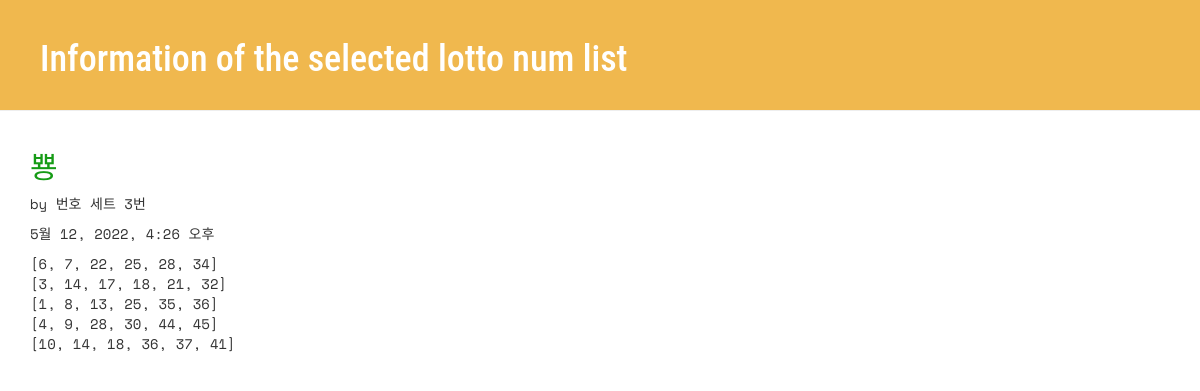
/lotto/4/detail/, run on the app's committed database.
### lotto/models.py (models this page shows, shortened)
class GuessNumbers(models.Model):
    name = models.CharField(max_length=24) # 로또 번호 리스트의 이름
    text = models.CharField(max_length=255) # 로또 번호 리스트에 대한 설명
    lottos = models.CharField(max_length=255, default='[1, 2, 3, 4, 5, 6]') # 로또 번호들이 담길 str
    num_lotto = models.IntegerField(default=5) # 6개 번호 set의 갯수
    update_date = models.DateTimeField()

### lotto/views.py (the view)
# urls.py: path('lotto/<int:lottokey>/detail/', views.detail, name='detail'),
def detail(request, lottokey):
    lotto = GuessNumbers.objects.get(pk=lottokey)  # pk자리에 id써도 똑같음
    return render(request, "lotto/detail.html", {"lotto":lotto})

### lotto/templates/lotto/detail.html (shortened to what this page needs)
<!DOCTYPE html>
{% load static %}
<html lang="ko">
<head>
  <link rel="stylesheet" href="//maxcdn.bootstrapcdn.com/bootstrap/3.2.0/css/bootstrap.min.css">
  <link rel="stylesheet" href="//maxcdn.bootstrapcdn.com/bootstrap/3.2.0/css/bootstrap-theme.min.css">
  <link rel="stylesheet" href="{% static 'css/lotto.css'%}">
</head>
<body>
  <div class="page-header">
  <h1>Information of the selected lotto num list</h1>
  </div>
  <div class="container lotto">
    <h2>{{ lotto.text }}</h2>
    <p> by {{ lotto.name }}</p>
    <p> {{ lotto.update_date }}</p>
    <p> {{ lotto.lottos | linebreaksbr }}</p>
  </div>
</body>
</html>

### lotto/static/css/lotto.css (style rules this page uses)
.page-header { background-color: #f0b84e; margin-top: 0; padding: 20px 20px 20px 40px; font-family: 'Koulen', cursive; }
.page-header h1 { color: #FFFFFF; font-family: 'Roboto Condensed', sans-serif; }
.container { font-family: 'Space Mono', monospace; }
.container h2 { color: #169b16; font-family: 'Koulen', cursive; }

### data on the page
GuessNumbers: text "뿅", name "번호 세트 3번", update_date "5월 12, 2022, 4:26 오후", lottos "[6, 7, 22, 25, 28, 34] [3, 14, 17, 18, 21, 32] [1, 8, 13, 25, 35, 36] [4, 9, 28, 30, 44, 45] [10, 14, 18, 36, 37, 41]"
